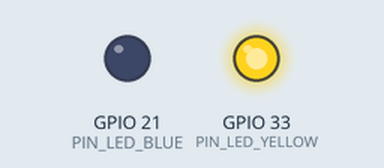
Simulated run of this sketch. Board: ESP32. On the bench: output pins drawn as LEDs (lit = HIGH). WiFi joins after 1.5 s; servers stay silent unless stated; what the sketch prints to the serial monitor is not drawn.

Above: at 3.0 s.
At 8.7 s:
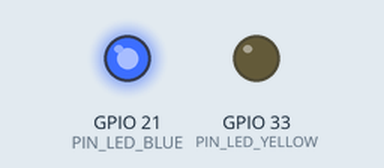
At 11.5 s:
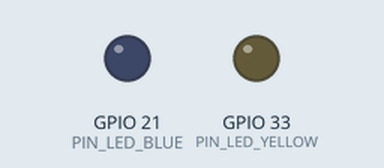
Timing chart, 0 to 12.3 s (numbered marks = the images above):
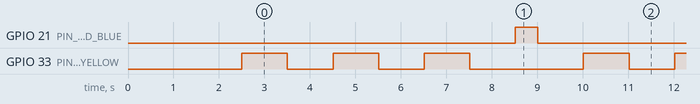

The sketch:

Contador.ino
```cpp
/*
Autor: Equipe Embarcados
*/

#include <WiFi.h>
#include <ESPmDNS.h>
#include <WiFiUdp.h>
#include <ArduinoOTA.h>

const char* ssid = "nome da sua rede";
const char* password = "senha da sua rede";

//Versão do Firmware
#define VERSION_FW "0.0.2"

//Definir os pinos on board
#define PIN_LED_YELLOW 33
#define PIN_LED_BLUE 21

//Definir o número máximo de contagens
#define MAX_COUNTER 5
//Definir o tempo de incrementos das contagens
#define TICKS_BLINK_MS 1000

// Declarando variáveis globais
uint64_t elipse_time = 0;
bool i = true;
int counter = 0;

void setup()
{
  // Incializa comunicação serial em 115200 bps
  Serial.begin(115200);
  delay(1000);
 // Configura o WiFi como station
  WiFi.mode(WIFI_STA);

 //Inicia o drive WiFi para conectar na rede local
  WiFi.begin(ssid, password);
  // Enquanto não confirmar conexão com a rede, reinicia ...
  while (WiFi.waitForConnectResult() != WL_CONNECTED)
  {
    Serial.println("Falha ao conectar! Reiniciando...");
    delay(5000);
    ESP.restart();
  }

  ArduinoOTA.onStart([]()
  {
      String type;
      if (ArduinoOTA.getCommand() == U_FLASH)
        type = "sketch";
      else
        type = "filesystem";

      Serial.println("Iniciando a atualização " + type);
  })
    .onEnd([]() { // Quando finalizar o envio do firmware
      Serial.println("\nFim OTA");
      Serial.println("Pacote recebido com sucesso");
    })
    .onProgress([](unsigned int progress, unsigned int total) {
      // Método para informar o progresso do envio dos pacotes
      Serial.printf("Progresso: %u%%\r", (progress / (total / 100)));
    })
    .onError([](ota_error_t error) {
      // Método para informar qual tipo de erro ocorreu
      Serial.printf("Error[%u]: ", error);
      if (error == OTA_AUTH_ERROR)
      {
        Serial.println("Falha na Autenticação");
      }
      else if (error == OTA_BEGIN_ERROR)
      {
        Serial.println("Falha ao Inicializar");
      }
      else if (error == OTA_CONNECT_ERROR)
      {
        Serial.println("Falha na conexão");
      }
      else if (error == OTA_RECEIVE_ERROR)
      {
        Serial.println("Falha na recepção");
      }
      else if (error == OTA_END_ERROR)
      {
        Serial.println("Falha no fim do pacote");
      }
    });
  //
  ArduinoOTA.begin();

  // Imprime no monitor serial  a versão do Firmware
  Serial.print ("Contador - Versão : ");
  Serial.println (VERSION_FW);
  // Imprime no monitor serial
  // o Endereço IP
  Serial.print("Endereço IP: ");
  Serial.println(WiFi.localIP());


  // Configura as GPIOs como saída digital
  pinMode(PIN_LED_YELLOW,OUTPUT);
  pinMode(PIN_LED_BLUE, OUTPUT);
}


void loop()
{

  ArduinoOTA.handle();

  // Caso tenha passado o tempo definido (TICKS_BLINK_MS), então ...
  if(millis() - elipse_time > TICKS_BLINK_MS)
  {
      //Se o contador ultrapasar a contagem máxima, então...
      if ( counter <= MAX_COUNTER)
      {
        counter++; // Incremento a variável
        digitalWrite(PIN_LED_YELLOW,i);
        i = i^1; //Operador lógico XOR, para alternar os estados do LED
      }
      // Caso o contador ultrapsse esse valor máxima, então...
      else if (counter > MAX_COUNTER)
      {
        //Liga o LED azul
        digitalWrite(PIN_LED_BLUE, HIGH);
        // Aguarda 500 milisegundo
        delay(500);
        //Desliga o LED azul
        digitalWrite(PIN_LED_BLUE, LOW);
        //Reinicia o contador
        counter = 0;
      }
      // Recebe o tempo em milisegundos atual.
      elipse_time = millis();
  }

}
```

Measured:
- by itself, GPIO 21 (PIN_LED_BLUE): alternates HIGH for 0.50 s and LOW for 7.0 s
- by itself, GPIO 33 (PIN_LED_YELLOW): repeats every 7.5 s: 2 × (LOW 1.0 s, HIGH 1.0 s), LOW 2.5 s, HIGH 1.0 s
- by itself, everything shown: repeats every 7.5 s, in 8 steps
